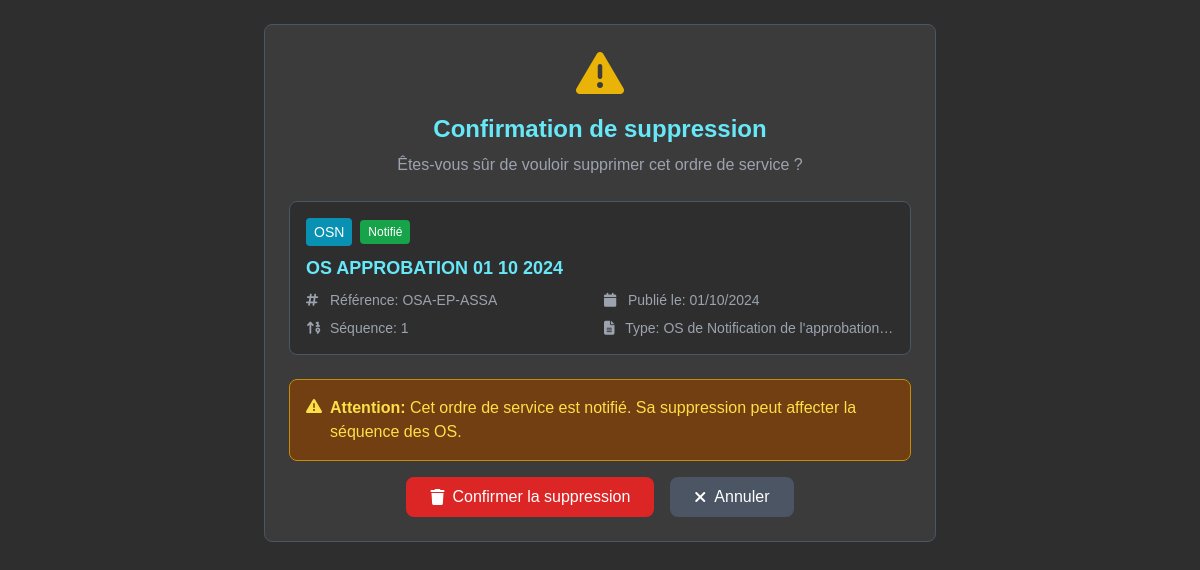
/projet/3/ordre-service/32/supprimer/, run on the app's committed database.
### projets/models/projet.py (models this page shows, shortened)
class OrdreService(models.Model):
    STATUT_CHOICES = [
        ('BROUILLON', 'Brouillon'),
        ('NOTIFIE', 'Notifié'),
        ('ANNULE', 'Annulé'),
    ]
    projet = models.ForeignKey(Projet, on_delete=models.CASCADE, related_name='ordres_service')
    type_os = models.ForeignKey(TypeOrdreService, on_delete=models.PROTECT)
    reference = models.CharField(max_length=50)
    titre = models.CharField(max_length=200)
    description = models.TextField()
    date_publication = models.DateField()
    date_limite = models.DateField(null=True, blank=True)
    date_effet = models.DateField(null=True, blank=True)
    if getattr(settings, 'USE_CLOUDINARY', False):
        from cloudinary.models import CloudinaryField
        fichier = CloudinaryField('raw',
                                    folder='ordres_services',
                                    resource_type='raw',
                                    null=True,
                                    blank=True,
                                    db_column='documents')
    else:
        fichier = models.FileField(upload_to='ordres_services/',
                                     null=True,
                                     blank=True,
                                     db_column='documents')
    original_filename = models.CharField(max_length=255, blank=True, verbose_name="Nom de fichier original")
    statut = models.CharField(max_length=20, choices=STATUT_CHOICES, default='BROUILLON')
    ordre_sequence = models.IntegerField(help_text="Ordre dans la séquence du projet")
    duree_extension = models.IntegerField(null=True, blank=True, default=0, help_text="Durée d'extension en jours")
    montant_supplementaire = models.DecimalField(max_digits=12, decimal_places=2, default=0, null=True, blank=True)
    created_at = models.DateTimeField(auto_now_add=True)
    updated_at = models.DateTimeField(auto_now=True)
    class Meta:
        unique_together = ['projet', 'reference']
        ordering = ['projet', 'ordre_sequence', 'date_publication']

class TypeOrdreService(models.Model):
    TYPE_CHOICES = [
        ('OSN', 'OS de Notification de l\'approbation du marché'),
        ('OSC', 'OS de Commencement'),
        ('OSA', 'OS d\'Arrêt'),
        ('OSR', 'OS de Reprise'),
        ('OSC10', 'OS de Continuation jusqu\'à 10%'),
        ('OSV', 'OS d\'Approbation d\'Avenant'),
        ('AUTRE', 'Autre OS'),
    ]
    code = models.CharField(max_length=10, choices=TYPE_CHOICES, unique=True)
    nom = models.CharField(max_length=100)
    description = models.TextField()
    ordre_min = models.IntegerField(help_text="Ordre minimum dans la séquence")
    ordre_max = models.IntegerField(help_text="Ordre maximum dans la séquence")
    precedent_obligatoire = models.ManyToManyField('self', symmetrical=False, blank=True)
    unique_dans_projet = models.BooleanField(default=False)

### projets/views/views.py (the view)
# urls.py: path('projet/<int:projet_id>/ordre-service/<int:ordre_id>/supprimer/', views.supprimer_ordre_service, name='supprimer_ordre_service'),
def supprimer_ordre_service(request, projet_id, ordre_id):
    projet = get_object_or_404(Projet, id=projet_id)
    ordre = get_object_or_404(OrdreService, id=ordre_id, projet=projet)
    if request.method == 'POST':
        reference = ordre.reference
        ordre.delete()
        messages.success(request, f"L'ordre de service {reference} a été supprimé avec succès.")
        return redirect('projets:ordres_service', projet_id=projet.id)
    context = {
        'projet': projet,
        'ordre': ordre,
    }
    return render(request, 'projets/ordres_service/supprimer_ordre_service.html', context)

### projets/templates/projets/ordres_service/supprimer_ordre_service.html (shortened to what this page needs)
<!DOCTYPE html>
<html lang="fr">
<head>
    {% load static %}
    <link rel="stylesheet" href="https://cdnjs.cloudflare.com/ajax/libs/font-awesome/6.4.0/css/all.min.css" />
    <script src="https://cdn.tailwindcss.com"></script>
</head>
<body class="p-4 sm:p-6">
    <div class="max-w-2xl mx-auto">
        <div class="bg-[#3B3B3B] border border-[#4B5563] rounded-lg p-4 sm:p-6">
            <div class="text-center mb-4 sm:mb-6">
                <i class="fas fa-exclamation-triangle text-4xl sm:text-5xl text-yellow-500 mb-3 sm:mb-4"></i>
                <h1 class="text-xl sm:text-2xl font-bold text-cyan-300 mb-2">Confirmation de suppression</h1>
                <p class="text-gray-400 text-sm sm:text-base">Êtes-vous sûr de vouloir supprimer cet ordre de service ?</p>
            </div>
            <div class="bg-[#2E2E2E] border border-[#4B5563] rounded-lg p-3 sm:p-4 mb-4 sm:mb-6">
                <div class="flex flex-wrap items-center gap-2 mb-2">
                    <span class="bg-cyan-600 text-white px-2 py-1 rounded text-xs sm:text-sm font-medium">
                        {{ ordre.type_os.code }}
                    </span>
                    <span class="px-2 py-1 rounded text-xs font-medium
                        {% if ordre.statut == 'NOTIFIE' %}bg-green-600 text-white
                        {% elif ordre.statut == 'BROUILLON' %}bg-gray-600 text-white
                        {% else %}bg-red-600 text-white{% endif %}">
                        {{ ordre.get_statut_display }}
                    </span>
                </div>
                <h3 class="text-base sm:text-lg font-semibold text-cyan-300 mb-2 break-words">{{ ordre.titre }}</h3>
                <div class="grid grid-cols-1 sm:grid-cols-2 gap-2 text-xs sm:text-sm text-gray-400">
                    <div class="flex items-center">
                        <i class="fas fa-hashtag mr-2 w-4"></i>
                        <span class="truncate">Référence: {{ ordre.reference }}</span>
                    </div>
                    <div class="flex items-center">
                        <i class="fas fa-calendar mr-2 w-4"></i>
                        <span>Publié le: {{ ordre.date_publication|date:"d/m/Y" }}</span>
                    </div>
                    <div class="flex items-center">
                        <i class="fas fa-sort-numeric-up mr-2 w-4"></i>
                        <span>Séquence: {{ ordre.ordre_sequence }}</span>
                    </div>
                    <div class="flex items-center">
                        <i class="fas fa-file-alt mr-2 w-4"></i>
                        <span class="truncate">Type: {{ ordre.type_os.nom }}</span>
                    </div>
                </div>
            </div>
            {% if ordre.statut == 'NOTIFIE' %}
            <div class="bg-yellow-900 border border-yellow-600 rounded-lg p-3 sm:p-4 mb-3 sm:mb-4">
                <div class="flex items-start gap-2 text-yellow-300 text-sm sm:text-base">
                    <i class="fas fa-exclamation-triangle mt-0.5 flex-shrink-0"></i>
                    <div>
                        <strong>Attention:</strong> Cet ordre de service est notifié. Sa suppression peut affecter la séquence des OS.
                    </div>
                </div>
            </div>
            {% endif %}
            <form method="POST" class="flex flex-col sm:flex-row justify-center gap-2 sm:gap-4">
                <button type="submit"
                        class="bg-red-600 hover:bg-red-700 text-white px-4 sm:px-6 py-2 rounded-lg font-medium flex items-center justify-center gap-2 text-sm sm:text-base btn-responsive order-2 sm:order-1">
                    <i class="fas fa-trash"></i> Confirmer la suppression
                </button>
                <a href="{% url 'projets:ordres_service' projet.id %}"
                   class="bg-[#4B5563] hover:bg-[#374151] text-white px-4 sm:px-6 py-2 rounded-lg font-medium flex items-center justify-center gap-2 text-sm sm:text-base btn-responsive order-1 sm:order-2">
                    <i class="fas fa-times"></i> Annuler
                </a>
            </form>
        </div>
    </div>
</body>
</html>

### projets/templates/projets/ordres_service/supprimer_ordre_service.html (style rules this page uses)
body { background-color: #2E2E2E; color: #AECBD6; font-family: Arial, sans-serif; }

### data on the page
OrdreService: type_os.code "OSN", statut "Notifié", titre "OS APPROBATION 01 10 2024", reference "OSA-EP-ASSA", date_publication "01/10/2024", ordre_sequence "1", type_os.nom "OS de Notification de l'approbation…"
